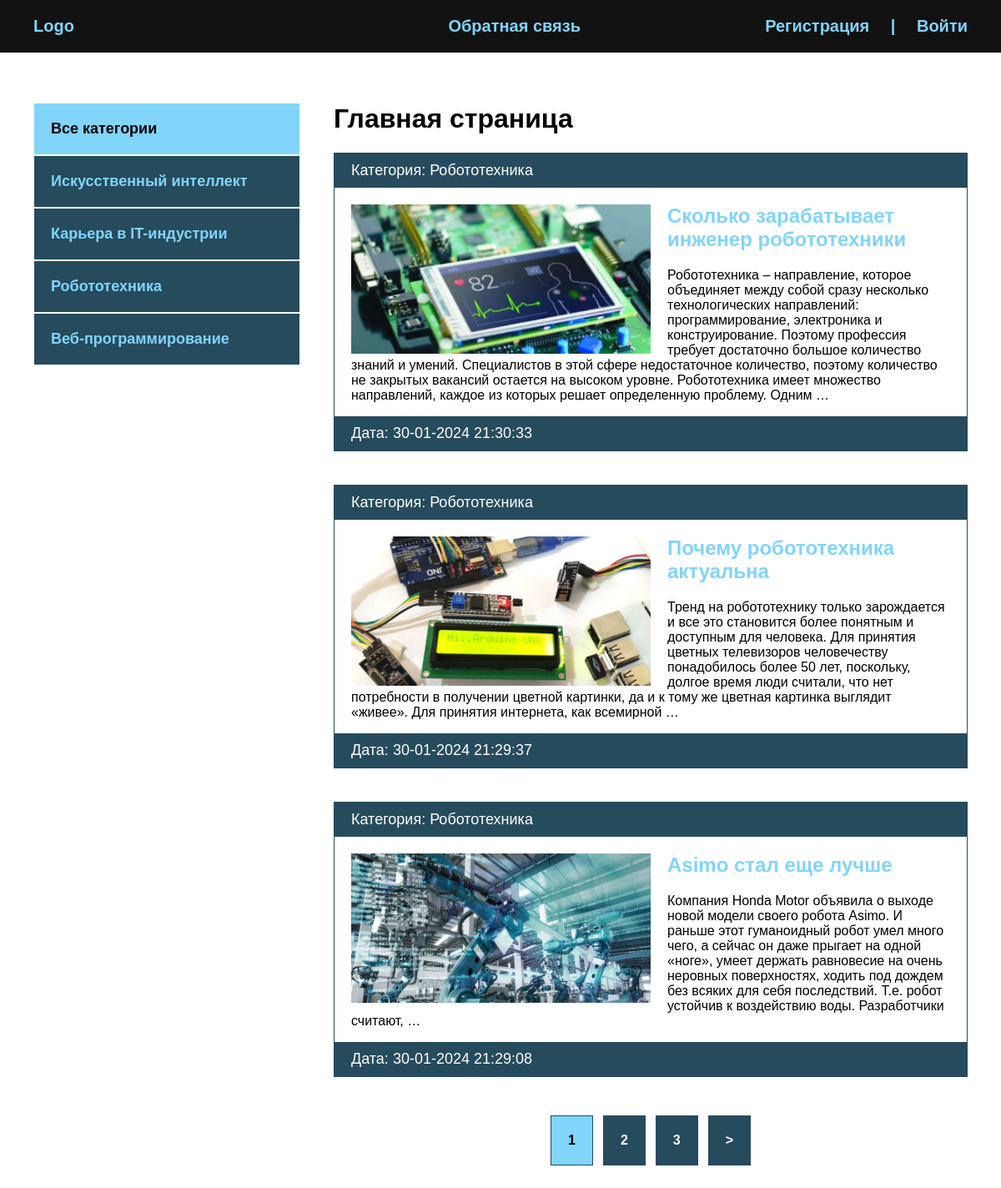
Before: / with the older database file.
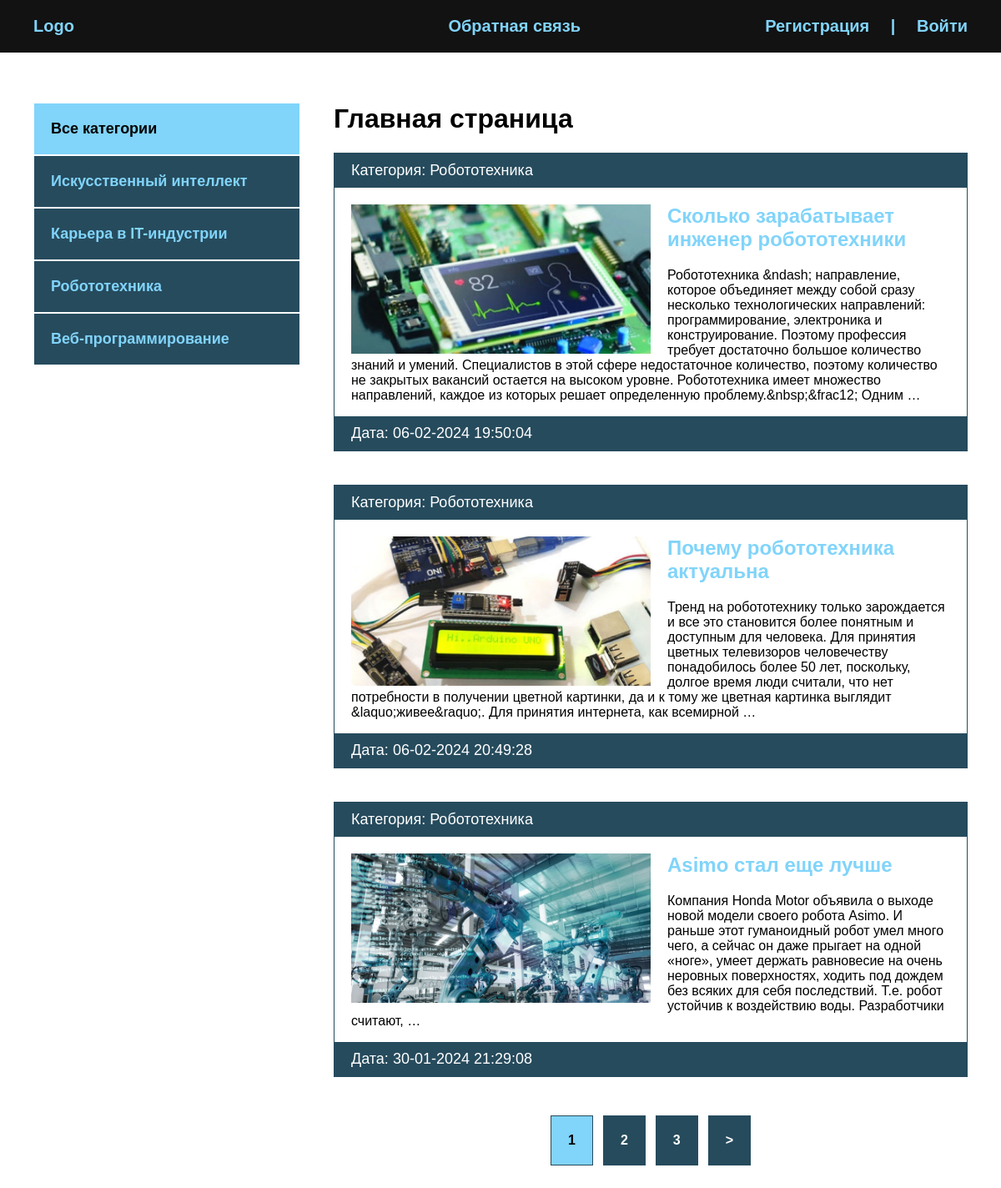
After: the same page with the newer database file.
### blog/models.py (models this page shows, shortened)
class Blog(models.Model):
    title = models.CharField(max_length=255, verbose_name="Название")
    slug = models.SlugField(max_length=255, unique=True, verbose_name="URL")
    content = models.TextField(blank=True, verbose_name="Контент")
    photo = models.ImageField(upload_to="photos/%Y/%m/%d/", blank=True, verbose_name="Фото")
    time_created = models.DateTimeField(auto_now_add=True, verbose_name="Дата публикации")
    time_update = models.DateTimeField(auto_now=True, verbose_name="Дата обновления")
    is_published = models.BooleanField(default=True, verbose_name="Опубликовано")
    cat = models.ForeignKey('Category', on_delete=models.PROTECT, verbose_name="Категория")
    def get_absolute_url(self):
        return reverse('post', kwargs={'post_slug': self.slug})
    class Meta:
        verbose_name = "новость"
        verbose_name_plural = "Новости"
        ordering = ["-time_created"]

class Category(models.Model):
    name = models.CharField(max_length=100, verbose_name="Категория")
    slug = models.SlugField(max_length=100, unique=True, verbose_name="URL")
    def __str__(self):
        return self.name
    def get_absolute_url(self):
        return reverse('category', kwargs={'cat_slug': self.slug})
    class Meta:
        verbose_name = "категорию"
        verbose_name_plural = "Категории"

### blog/views.py (the view)
# urls.py: path('', BlogHome.as_view(), name='index'),
class BlogHome(DataMixin, ListView):
    model = Blog
    template_name = 'blog/index.html'
    context_object_name = 'posts'
    def get_context_data(self, *, object_list=None, **kwargs):
        context = super().get_context_data(**kwargs)
        c_def = self.get_user_context(title='Главная страница')
        return dict(list(context.items()) + list(c_def.items()))
    def get_queryset(self):
        return Blog.objects.filter(is_published=True).select_related('cat')

### blog/utils.py (called while the page is built)
    def get_user_context(self, **kwargs):
        context = kwargs
        cats = Category.objects.annotate(Count('blog'))
        user_menu = menu.copy()
        if not self.request.user.is_authenticated:
            user_menu.pop(0)
        context['menu'] = user_menu
        context['cats'] = cats
        if 'cat_selected' not in context:
            context['cat_selected'] = 0
        return context

### blog/templates/blog/index.html
{% extends 'blog/base.html' %}
{% load static %}
{% block content %}
<h1>{{ title }}</h1>
<ul>
    {% for p in posts %}
    <li>
        <p class="first">Категория: {{ p.cat }}</p>
        <div class="text">
            {% if p.photo %}
            <img class="image" src="{{ p.photo.url }}" alt="">
            {% else %}
            <img src="{% static 'blog/default.jpg' %}" class="image" alt="">
            {% endif %}
            <h2><a href="{{ p.get_absolute_url }}">{{ p.title }}</a></h2>
            <p>{{ p.content|striptags|truncatewords:50 }}</p>
        </div>
        <p class="date">Дата: {{ p.time_update|date:"d-m-Y H:i:s" }}</p>
    </li>
    {% endfor %}
</ul>
{% endblock %}

Changed rows visible on the page:
changed Blog "Сколько зарабатывает инженер робототехники": content "Робототехника – направление, которое объединяет между собой сразу несколько технологических направлений: программирование, электроника и конструирование. Поэтому профессия требует достаточно большое количество знаний и умений. Специалистов в этой сфере недостаточное количество, поэтому количество не закрытых вакансий остается на высоком уровне. Робототехника имеет множество направлений, каждое из которых решает определенную проблему. Одним …" → "Робототехника &ndash; направление, которое объединяет между собой сразу несколько технологических направлений: программирование, электроника и конструирование. Поэтому профессия требует достаточно большое количество знаний и умений. Специалистов в этой сфере недостаточное количество, поэтому количество не закрытых вакансий остается на высоком уровне. Робототехника имеет множество направлений, каждое из которых решает определенную проблему.&nbsp;&frac12; Одним …"; time_update "30-01-2024 21:30:33" → "06-02-2024 19:50:04"
changed Blog "Почему робототехника актуальна": content "…же цветная картинка выглядит «живее». Для принятия интернета, как…" → "…же цветная картинка выглядит &laquo;живее&raquo;. Для принятия интернета, как…"; time_update "30-01-2024 21:29:37" → "06-02-2024 20:49:28"
